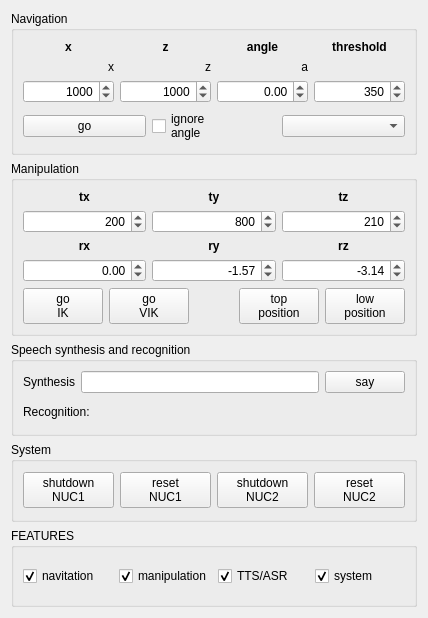
<?xml version="1.0" encoding="UTF-8"?>
<ui version="4.0">
 <class>guiDlg</class>
 <widget class="QWidget" name="guiDlg">
  <property name="geometry">
   <rect>
    <x>0</x>
    <y>0</y>
    <width>428</width>
    <height>618</height>
   </rect>
  </property>
  <property name="windowTitle">
   <string>shellyPanel</string>
  </property>
  <layout class="QVBoxLayout" name="verticalLayout">
   <item>
    <widget class="QGroupBox" name="groupBox">
     <property name="title">
      <string>Navigation</string>
     </property>
     <layout class="QVBoxLayout" name="verticalLayout_2">
      <item>
       <layout class="QGridLayout" name="gridLayout">
        <item row="0" column="1">
         <widget class="QLabel" name="label_2">
          <property name="text">
           <string>&lt;html&gt;&lt;head/&gt;&lt;body&gt;&lt;p align=&quot;center&quot;&gt;&lt;span style=&quot; font-weight:600;&quot;&gt;z&lt;/span&gt;&lt;/p&gt;&lt;/body&gt;&lt;/html&gt;</string>
          </property>
         </widget>
        </item>
        <item row="2" column="3">
         <widget class="QSpinBox" name="thBox">
          <property name="alignment">
           <set>Qt::AlignRight|Qt::AlignTrailing|Qt::AlignVCenter</set>
          </property>
          <property name="maximum">
           <number>10000</number>
          </property>
          <property name="singleStep">
           <number>10</number>
          </property>
          <property name="value">
           <number>350</number>
          </property>
         </widget>
        </item>
        <item row="0" column="2">
         <widget class="QLabel" name="label_3">
          <property name="text">
           <string>&lt;html&gt;&lt;head/&gt;&lt;body&gt;&lt;p align=&quot;center&quot;&gt;&lt;span style=&quot; font-weight:600;&quot;&gt;angle&lt;/span&gt;&lt;/p&gt;&lt;/body&gt;&lt;/html&gt;</string>
          </property>
         </widget>
        </item>
        <item row="0" column="0">
         <widget class="QLabel" name="label">
          <property name="text">
           <string>&lt;html&gt;&lt;head/&gt;&lt;body&gt;&lt;p align=&quot;center&quot;&gt;&lt;span style=&quot; font-weight:600;&quot;&gt;x&lt;/span&gt;&lt;/p&gt;&lt;/body&gt;&lt;/html&gt;</string>
          </property>
         </widget>
        </item>
        <item row="2" column="2">
         <widget class="QDoubleSpinBox" name="aBox">
          <property name="alignment">
           <set>Qt::AlignRight|Qt::AlignTrailing|Qt::AlignVCenter</set>
          </property>
          <property name="minimum">
           <double>-4.000000000000000</double>
          </property>
          <property name="maximum">
           <double>4.000000000000000</double>
          </property>
          <property name="singleStep">
           <double>0.050000000000000</double>
          </property>
         </widget>
        </item>
        <item row="2" column="0">
         <widget class="QSpinBox" name="xBox">
          <property name="alignment">
           <set>Qt::AlignRight|Qt::AlignTrailing|Qt::AlignVCenter</set>
          </property>
          <property name="minimum">
           <number>-10000</number>
          </property>
          <property name="maximum">
           <number>10000</number>
          </property>
          <property name="singleStep">
           <number>10</number>
          </property>
          <property name="value">
           <number>1000</number>
          </property>
         </widget>
        </item>
        <item row="1" column="2">
         <widget class="QLabel" name="aLabel">
          <property name="text">
           <string>a</string>
          </property>
          <property name="alignment">
           <set>Qt::AlignRight|Qt::AlignTrailing|Qt::AlignVCenter</set>
          </property>
         </widget>
        </item>
        <item row="1" column="1">
         <widget class="QLabel" name="zLabel">
          <property name="text">
           <string>z</string>
          </property>
          <property name="alignment">
           <set>Qt::AlignRight|Qt::AlignTrailing|Qt::AlignVCenter</set>
          </property>
         </widget>
        </item>
        <item row="1" column="0">
         <widget class="QLabel" name="xLabel">
          <property name="text">
           <string>x</string>
          </property>
          <property name="alignment">
           <set>Qt::AlignRight|Qt::AlignTrailing|Qt::AlignVCenter</set>
          </property>
         </widget>
        </item>
        <item row="0" column="3">
         <widget class="QLabel" name="label_4">
          <property name="text">
           <string>&lt;html&gt;&lt;head/&gt;&lt;body&gt;&lt;p align=&quot;center&quot;&gt;&lt;span style=&quot; font-weight:600;&quot;&gt;threshold&lt;/span&gt;&lt;/p&gt;&lt;/body&gt;&lt;/html&gt;</string>
          </property>
         </widget>
        </item>
        <item row="2" column="1">
         <widget class="QSpinBox" name="zBox">
          <property name="alignment">
           <set>Qt::AlignRight|Qt::AlignTrailing|Qt::AlignVCenter</set>
          </property>
          <property name="minimum">
           <number>-10000</number>
          </property>
          <property name="maximum">
           <number>10000</number>
          </property>
          <property name="singleStep">
           <number>10</number>
          </property>
          <property name="value">
           <number>1000</number>
          </property>
         </widget>
        </item>
       </layout>
      </item>
      <item>
       <layout class="QHBoxLayout" name="horizontalLayout">
        <item>
         <widget class="QPushButton" name="navigationButton">
          <property name="text">
           <string>go</string>
          </property>
         </widget>
        </item>
        <item>
         <widget class="QCheckBox" name="ignoreAngle">
          <property name="text">
           <string>ignore
angle</string>
          </property>
         </widget>
        </item>
        <item>
         <widget class="QComboBox" name="positionsCombo"/>
        </item>
       </layout>
      </item>
     </layout>
    </widget>
   </item>
   <item>
    <widget class="QGroupBox" name="groupBox_2">
     <property name="title">
      <string>Manipulation</string>
     </property>
     <layout class="QVBoxLayout" name="verticalLayout_3">
      <item>
       <layout class="QGridLayout" name="gridLayout_2">
        <item row="0" column="2">
         <widget class="QLabel" name="label_5">
          <property name="text">
           <string>&lt;html&gt;&lt;head/&gt;&lt;body&gt;&lt;p align=&quot;center&quot;&gt;&lt;span style=&quot; font-weight:600;&quot;&gt;tz&lt;/span&gt;&lt;/p&gt;&lt;/body&gt;&lt;/html&gt;</string>
          </property>
         </widget>
        </item>
        <item row="3" column="1">
         <widget class="QSpinBox" name="tyBox">
          <property name="alignment">
           <set>Qt::AlignRight|Qt::AlignTrailing|Qt::AlignVCenter</set>
          </property>
          <property name="minimum">
           <number>680</number>
          </property>
          <property name="maximum">
           <number>1000</number>
          </property>
          <property name="singleStep">
           <number>10</number>
          </property>
          <property name="value">
           <number>800</number>
          </property>
         </widget>
        </item>
        <item row="0" column="1">
         <widget class="QLabel" name="label_6">
          <property name="text">
           <string>&lt;html&gt;&lt;head/&gt;&lt;body&gt;&lt;p align=&quot;center&quot;&gt;&lt;span style=&quot; font-weight:600;&quot;&gt;ty&lt;/span&gt;&lt;/p&gt;&lt;/body&gt;&lt;/html&gt;</string>
          </property>
         </widget>
        </item>
        <item row="3" column="0">
         <widget class="QSpinBox" name="txBox">
          <property name="alignment">
           <set>Qt::AlignRight|Qt::AlignTrailing|Qt::AlignVCenter</set>
          </property>
          <property name="maximum">
           <number>350</number>
          </property>
          <property name="singleStep">
           <number>10</number>
          </property>
          <property name="value">
           <number>200</number>
          </property>
         </widget>
        </item>
        <item row="4" column="2">
         <widget class="QLabel" name="label_10">
          <property name="text">
           <string>&lt;html&gt;&lt;head/&gt;&lt;body&gt;&lt;p align=&quot;center&quot;&gt;&lt;span style=&quot; font-weight:600;&quot;&gt;rz&lt;/span&gt;&lt;/p&gt;&lt;/body&gt;&lt;/html&gt;</string>
          </property>
         </widget>
        </item>
        <item row="3" column="2">
         <widget class="QSpinBox" name="tzBox">
          <property name="alignment">
           <set>Qt::AlignRight|Qt::AlignTrailing|Qt::AlignVCenter</set>
          </property>
          <property name="minimum">
           <number>150</number>
          </property>
          <property name="maximum">
           <number>350</number>
          </property>
          <property name="singleStep">
           <number>10</number>
          </property>
          <property name="value">
           <number>210</number>
          </property>
         </widget>
        </item>
        <item row="4" column="0">
         <widget class="QLabel" name="label_8">
          <property name="text">
           <string>&lt;html&gt;&lt;head/&gt;&lt;body&gt;&lt;p align=&quot;center&quot;&gt;&lt;span style=&quot; font-weight:600;&quot;&gt;rx&lt;/span&gt;&lt;/p&gt;&lt;/body&gt;&lt;/html&gt;</string>
          </property>
         </widget>
        </item>
        <item row="0" column="0">
         <widget class="QLabel" name="label_7">
          <property name="text">
           <string>&lt;html&gt;&lt;head/&gt;&lt;body&gt;&lt;p align=&quot;center&quot;&gt;&lt;span style=&quot; font-weight:600;&quot;&gt;tx&lt;/span&gt;&lt;/p&gt;&lt;/body&gt;&lt;/html&gt;</string>
          </property>
          <property name="alignment">
           <set>Qt::AlignRight|Qt::AlignTrailing|Qt::AlignVCenter</set>
          </property>
         </widget>
        </item>
        <item row="4" column="1">
         <widget class="QLabel" name="label_9">
          <property name="text">
           <string>&lt;html&gt;&lt;head/&gt;&lt;body&gt;&lt;p align=&quot;center&quot;&gt;&lt;span style=&quot; font-weight:600;&quot;&gt;ry&lt;/span&gt;&lt;/p&gt;&lt;/body&gt;&lt;/html&gt;</string>
          </property>
         </widget>
        </item>
        <item row="5" column="0">
         <widget class="QDoubleSpinBox" name="rxBox">
          <property name="alignment">
           <set>Qt::AlignRight|Qt::AlignTrailing|Qt::AlignVCenter</set>
          </property>
          <property name="minimum">
           <double>-4.000000000000000</double>
          </property>
          <property name="maximum">
           <double>4.000000000000000</double>
          </property>
          <property name="singleStep">
           <double>0.050000000000000</double>
          </property>
         </widget>
        </item>
        <item row="5" column="1">
         <widget class="QDoubleSpinBox" name="ryBox">
          <property name="alignment">
           <set>Qt::AlignRight|Qt::AlignTrailing|Qt::AlignVCenter</set>
          </property>
          <property name="minimum">
           <double>-4.000000000000000</double>
          </property>
          <property name="maximum">
           <double>4.000000000000000</double>
          </property>
          <property name="singleStep">
           <double>0.050000000000000</double>
          </property>
          <property name="value">
           <double>-1.570000000000000</double>
          </property>
         </widget>
        </item>
        <item row="5" column="2">
         <widget class="QDoubleSpinBox" name="rzBox">
          <property name="alignment">
           <set>Qt::AlignRight|Qt::AlignTrailing|Qt::AlignVCenter</set>
          </property>
          <property name="minimum">
           <double>-4.000000000000000</double>
          </property>
          <property name="maximum">
           <double>4.000000000000000</double>
          </property>
          <property name="singleStep">
           <double>0.050000000000000</double>
          </property>
          <property name="value">
           <double>-3.140000000000000</double>
          </property>
         </widget>
        </item>
       </layout>
      </item>
      <item>
       <layout class="QHBoxLayout" name="horizontalLayout_2">
        <item>
         <widget class="QPushButton" name="ikButton">
          <property name="text">
           <string>go
IK</string>
          </property>
         </widget>
        </item>
        <item>
         <widget class="QPushButton" name="vikButton">
          <property name="text">
           <string>go
VIK</string>
          </property>
         </widget>
        </item>
        <item>
         <widget class="QWidget" name="widget" native="true">
          <property name="sizePolicy">
           <sizepolicy hsizetype="Expanding" vsizetype="Preferred">
            <horstretch>1</horstretch>
            <verstretch>0</verstretch>
           </sizepolicy>
          </property>
         </widget>
        </item>
        <item>
         <widget class="QPushButton" name="topButton">
          <property name="text">
           <string>top
position</string>
          </property>
         </widget>
        </item>
        <item>
         <widget class="QPushButton" name="lowButton">
          <property name="text">
           <string>low
position</string>
          </property>
         </widget>
        </item>
       </layout>
      </item>
     </layout>
    </widget>
   </item>
   <item>
    <widget class="QGroupBox" name="groupBox_4">
     <property name="title">
      <string>Speech synthesis and recognition</string>
     </property>
     <layout class="QVBoxLayout" name="verticalLayout_4">
      <item>
       <layout class="QHBoxLayout" name="horizontalLayout_3">
        <item>
         <widget class="QLabel" name="label_11">
          <property name="text">
           <string>Synthesis</string>
          </property>
         </widget>
        </item>
        <item>
         <widget class="QLineEdit" name="ttsEdit"/>
        </item>
        <item>
         <widget class="QPushButton" name="sayButton">
          <property name="text">
           <string>say</string>
          </property>
         </widget>
        </item>
       </layout>
      </item>
      <item>
       <layout class="QHBoxLayout" name="horizontalLayout_4">
        <item>
         <widget class="QLabel" name="label_12">
          <property name="sizePolicy">
           <sizepolicy hsizetype="Preferred" vsizetype="Preferred">
            <horstretch>0</horstretch>
            <verstretch>0</verstretch>
           </sizepolicy>
          </property>
          <property name="minimumSize">
           <size>
            <width>0</width>
            <height>25</height>
           </size>
          </property>
          <property name="text">
           <string>Recognition:</string>
          </property>
         </widget>
        </item>
        <item>
         <widget class="QLabel" name="asrLabel">
          <property name="sizePolicy">
           <sizepolicy hsizetype="Expanding" vsizetype="Preferred">
            <horstretch>0</horstretch>
            <verstretch>0</verstretch>
           </sizepolicy>
          </property>
          <property name="minimumSize">
           <size>
            <width>0</width>
            <height>25</height>
           </size>
          </property>
          <property name="text">
           <string/>
          </property>
          <property name="alignment">
           <set>Qt::AlignLeading|Qt::AlignLeft|Qt::AlignVCenter</set>
          </property>
         </widget>
        </item>
       </layout>
      </item>
     </layout>
    </widget>
   </item>
   <item>
    <widget class="QGroupBox" name="groupBox_3">
     <property name="title">
      <string>System</string>
     </property>
     <layout class="QHBoxLayout" name="horizontalLayout_5">
      <item>
       <widget class="QPushButton" name="shutdown1Button">
        <property name="text">
         <string>shutdown
NUC1</string>
        </property>
       </widget>
      </item>
      <item>
       <widget class="QPushButton" name="reset1Button">
        <property name="text">
         <string>reset
NUC1</string>
        </property>
       </widget>
      </item>
      <item>
       <widget class="QPushButton" name="shutdown2Button">
        <property name="text">
         <string>shutdown
NUC2</string>
        </property>
       </widget>
      </item>
      <item>
       <widget class="QPushButton" name="reset2Button">
        <property name="text">
         <string>reset
NUC2</string>
        </property>
       </widget>
      </item>
     </layout>
    </widget>
   </item>
   <item>
    <widget class="QGroupBox" name="groupBox_5">
     <property name="title">
      <string>FEATURES</string>
     </property>
     <layout class="QHBoxLayout" name="horizontalLayout_6">
      <item>
       <widget class="QCheckBox" name="featureNavigation">
        <property name="text">
         <string>navitation</string>
        </property>
        <property name="checked">
         <bool>true</bool>
        </property>
       </widget>
      </item>
      <item>
       <widget class="QCheckBox" name="featureManupulation">
        <property name="text">
         <string>manipulation</string>
        </property>
        <property name="checked">
         <bool>true</bool>
        </property>
       </widget>
      </item>
      <item>
       <widget class="QCheckBox" name="featureSpeech">
        <property name="text">
         <string>TTS/ASR</string>
        </property>
        <property name="checked">
         <bool>true</bool>
        </property>
       </widget>
      </item>
      <item>
       <widget class="QCheckBox" name="featureSystem">
        <property name="text">
         <string>system</string>
        </property>
        <property name="checked">
         <bool>true</bool>
        </property>
       </widget>
      </item>
     </layout>
    </widget>
   </item>
  </layout>
 </widget>
 <resources/>
 <connections/>
</ui>
